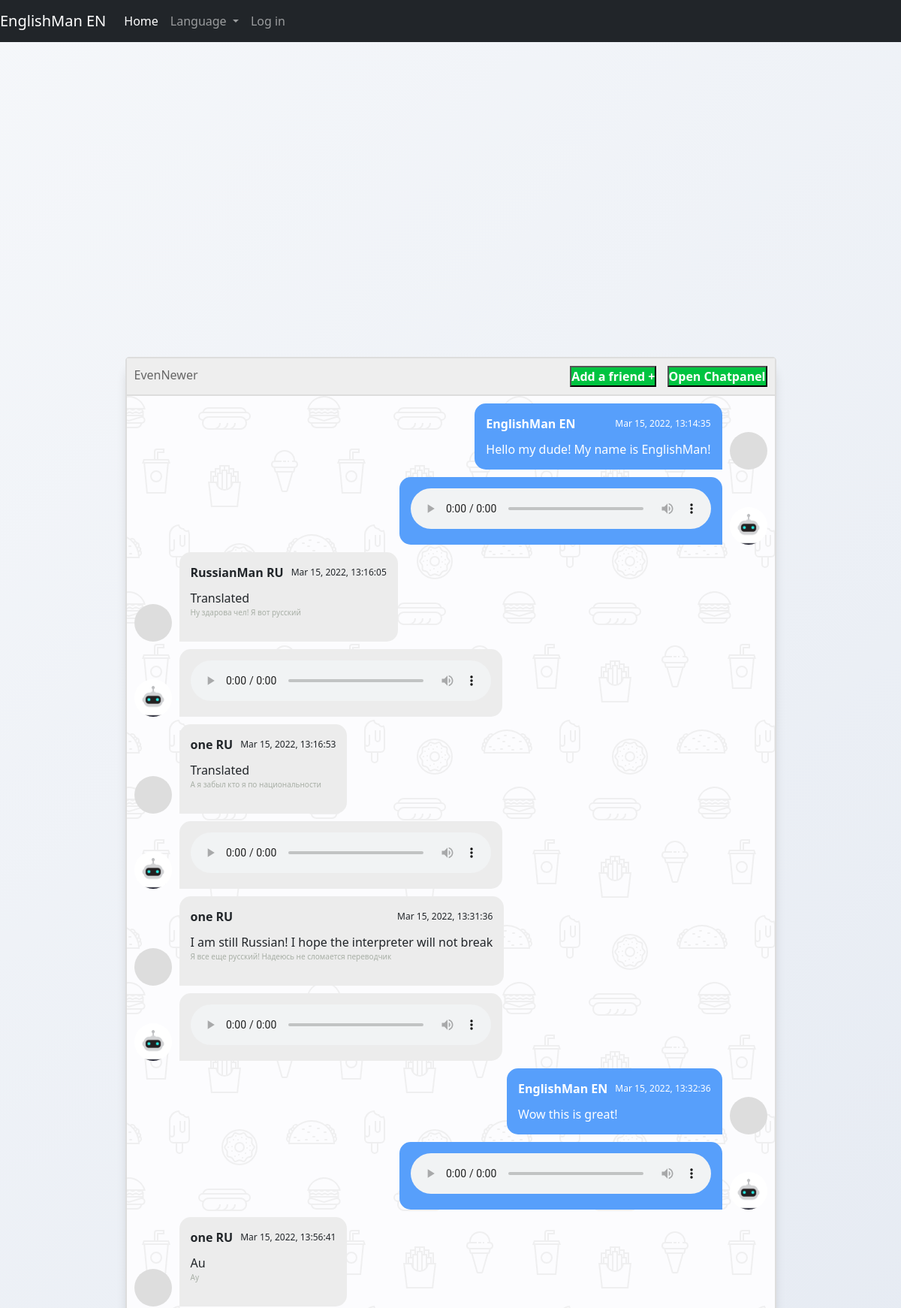
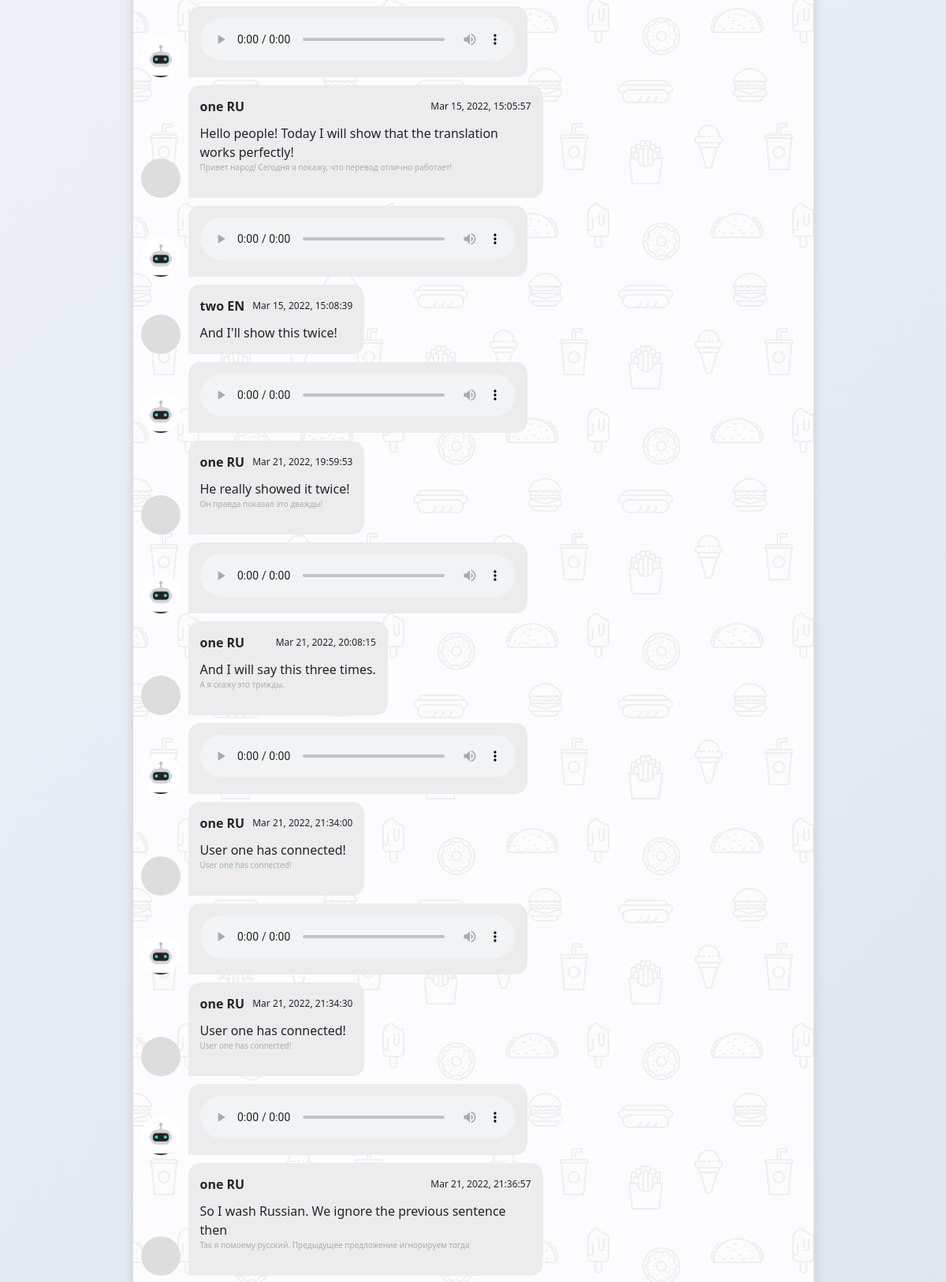
/chat/1 (signed in, upper part), run on the app's committed database (2 pictures, top to bottom).
### app.py (models this page shows, shortened)
class Chat(db.Model):
    __tablename__ = 'chat'
    id = db.Column(db.Integer, primary_key=True)
    chatname = db.Column(db.String(30), nullable=False)

class User(db.Model, UserMixin):
    __tablename__ = 'user'
    id = db.Column(db.Integer, primary_key=True)
    email = db.Column(db.String(30), nullable=False, unique=True)
    username = db.Column(db.String(30), nullable=False)
    password = db.Column(db.String(80), nullable=False)
    lang = db.Column(db.Integer, nullable=False)

class Messages(db.Model):
    id = db.Column(db.Integer, primary_key=True)
    id_sender = db.Column(db.Integer, ForeignKey('user.id'))
    id_chat = db.Column(db.Integer, ForeignKey('chat.id'))
    message_en = db.Column(db.Text, nullable=False)
    message_ru = db.Column(db.Text, nullable=False)
    date = db.Column(db.DateTime, default=datetime.utcnow())

### app.py (the view, shortened to what this page needs)
@login_required
@app.route('/chat/<id>', methods=['GET'])
def chat(id):
    print(id)
    if current_user.is_authenticated:
        if ChatToUser.query.filter_by(id_user=current_user.id, id_chat=int(id)).first():
            print('Ok')
        else:
            print('Denied')
            return redirect(url_for('index'))
        chatName = 'SimpleChat'
        chats = ChatToUser.query.filter_by(id_user=current_user.id).all()
        for i in range(len(chats)):
            chats[i] = Chat.query.filter_by(id=chats[i].id_chat).first()
            if (int(id) == int(chats[i].id)):
                chatName = chats[i].chatname
        msgs = Messages.query.filter_by(id_chat=int(id)).all()
        for i in range(len(msgs)):
            msgs[i] = [msgs[i].id_sender, User.query.filter_by(id=msgs[i].id_sender).first().username,
                       {'EN': msgs[i].message_en, 'RU': msgs[i].message_ru}, msgs[i].date.strftime("%b %d, %Y, %X"),
                       'RU' if User.query.filter_by(id=msgs[i].id_sender).first().lang == 1 else 'EN']
            if current_user.lang == 1:
                temp = msgs[i][2]['RU'].replace('?', '&quest')
                temp = temp.replace(' ', '%20')
                msgs[i].append(f'{path}synthesize/{temp}?src_lang=ru')
            else:
                temp = msgs[i][2]['EN'].replace('?', '&quest')
                temp = temp.replace(' ', '%20')
                msgs[i].append(f'{path}synthesize/{temp}?src_lang=en')
        return render_template("chatPage.html", name=current_user.username + ' ' + ('EN' if current_user.lang == 0 else 'RU'),
                               chats=chats, chatId=id, chatName = chatName,msgs=msgs, my_link="{path}dummy_audio")
    else:
        return redirect(url_for("index"))

### app.py (called while the page is built)
@login_manager.user_loader
def load_user(user_id):
    return User.query.get(int(user_id))

### templates/chatPage.html (shortened to what this page needs)
<!doctype html>
<html lang="ru">
<head>
  <link rel="stylesheet" href="{{ url_for('static', filename='css/friendlist.css') }}">
  <link rel="stylesheet" href="{{ url_for('static', filename='css/main.css') }}">
  <link rel="stylesheet" href="https://cdn.jsdelivr.net/npm/bootstrap@5.1.3/dist/css/bootstrap.min.css">
</head>
<body>
<nav class="navbar navbar-expand-lg navbar-dark fixed-top bg-dark">
    <a class="navbar-brand" id="name_of_person">{{ name }}</a>
    <div class="collapse navbar-collapse" id="navbarSupportedContent">
      <ul class="navbar-nav mr-auto">
        <li class="nav-item active">
          <a class="nav-link active" aria-current="page" href="/home">Home</a>
        </li>
        <li class="nav-item dropdown">
        <a class="nav-link dropdown-toggle" href="#" id="navbarDropdown" role="button" data-toggle="dropdown" aria-haspopup="true" aria-expanded="false">
          Language
        </a>
        </li>
        <li class="nav-item">
          <a class="nav-link" href="/login">Log in</a>
        </li>
      </ul>
    </div>
</nav>
<section class="msger">
  <header class="msger-header">
    <div class="msger-header-title">
       {{chatName}}
    </div>
    <div class="msger-header-options">
      <button type="submit" onclick="window.location='/addToChat/{{chatId}}'" class="msger-send-btn"
              style="font-size: min(2vw, 16px)">Add a friend
        +</button>
      <button type="submit" id="button1" onclick="openNav()" class="msger-send-btn"
              style="font-size: min(2vw, 16px)">Open Chatpanel</button>
    </div>
  </header>
  <main class="msger-chat">
    {% for ms in msgs %}
      {% if ms[0]==current_user.id%}
        <div class="msg right-msg">
          <div
           class="msg-img"
           style="background-image: url(https://cdn.pixabay.com/photo/2015/10/05/22/37/blank-profile-picture-973460_1280.png)"
          ></div>
          <div class="msg-bubble">
            <div class="msg-info">
              <div class="msg-info-name">{{ms[1] + " " + ms[4]}}</div>
              <div class="msg-info-time">{{ms[3]}}</div>
            </div>
            <div class="msg-text">
              {{ms[2][ms[4]]}}
            </div>
          </div>
        </div>
        <div class="msg right-msg">
          <div
           class="msg-img"
           style=""
          ></div>
          <div class="msg-bubble">
            <div class="msg-text">
              <audio src={{ms[5]}} controls style="width: min(60vw,400px);">Audio tag not supported</audio>
            </div>
          </div>
        </div>
      {% else %}
        <div class="msg left-msg">
          <div
           class="msg-img"
           style="background-image: url(https://cdn.pixabay.com/photo/2015/10/05/22/37/blank-profile-picture-973460_1280.png)"
          ></div>
          <div class="msg-bubble">
            <div class="msg-info">
              <div class="msg-info-name">{{ms[1] + " " + ms[4]}}</div>
              <div class="msg-info-time">{{ms[3]}}</div>
            </div>
            <div class="msg-text">
              {% if (ms[4]=='RU' and current_user.lang==1) or (ms[4]=='EN' and current_user.lang==0) %}
              {{ms[2][ms[4]]}}
              {% else %}
              {{ms[2]['RU' if current_user.lang==1 else 'EN']}}
<p  style="font-size: 10px;color: #A8AFA6">{{ms[2]['RU' if current_user.lang==0 else 'EN']}} </p>
              {% endif %}
            </div>
          </div>
        </div>
        <div class="msg left-msg">
          <div
           class="msg-img"
           style=""
          ></div>
          <div class="msg-bubble">
            <div class="msg-text">
              <audio src={{ms[5]}} controls style="width: min(60vw,400px);">Audio tag not supported</audio>
            </div>
          </div>
        </div>
      {% endif %}
    {% endfor %}
  </main>
</section>
</body>
</html>

### static/css/friendlist.css (style rules this page uses)
html, body { font-family: sans-serif; width: 100%; height: 100%; }

### static/css/main.css (style rules this page uses)
:root { --body-bg: linear-gradient(135deg, #f5f7fa 0%, #c3cfe2 100%); --msger-bg: #fff; --border: 2px solid #ddd; --left-msg-bg: #ececec; --right-msg-bg: #579ffb; }
*, *:before, *:after { margin: 0; padding: 0; box-sizing: inherit; }
body { display: flex; justify-content: center; align-items: center; height: 100vh; background-image: var(--body-bg); font-family: Helvetica, sans-serif; }
.msger { display: flex; flex-flow: column wrap; justify-content: space-between; width: 100%; max-width: 867px; margin: 25px 10px; height: calc(90% - 50px); border: var(--border); border-radius: 5px; background: var(--msger-bg); box-shadow: 0 15px 15px -5px rgba(0, 0, 0, 0.2); }
.msger-header { display: flex; justify-content: space-between; padding: 10px; border-bottom: var(--border); background: #eee; color: #666; }
.msger-chat { flex: 1; overflow-y: auto; padding: 10px; }
.msg { display: flex; align-items: flex-end; margin-bottom: 10px; }
.msg-img { width: 50px; height: 50px; margin-right: 10px; background: #ddd; background-repeat: no-repeat; background-position: center; background-size: cover; border-radius: 50%; }
.msg-bubble { max-width: min(70%,450px); padding: 15px; border-radius: 15px; background: var(--left-msg-bg); }
.msg-info { display: flex; justify-content: space-between; align-items: center; margin-bottom: 10px; }
.msg-info-name { margin-right: 10px; font-weight: bold; }
.msg-info-time { font-size: min(2vw, 12px); }
.left-msg .msg-bubble { border-bottom-left-radius: 0; }
.right-msg { flex-direction: row-reverse; }
.right-msg .msg-bubble { background: var(--right-msg-bg); color: #fff; border-bottom-right-radius: 0; }
.right-msg .msg-img { margin: 0 0 0 10px; }
.msger-send-btn { margin-left: 10px; background: rgb(0, 196, 65); color: #fff; font-weight: bold; cursor: pointer; transition: background 0.23s; }
.msger-chat { background-color: #fcfcfe; }

### data on the page
Chat: chatname "EvenNewer"
User: username "EnglishMan EN", ms "Mar 15, 2022, 13:14:35", message_en "Hello my dude! My name is EnglishMan!", ms "Mar 15, 2022, 13:32:36", message_en "Wow this is great!"
User: username "RussianMan RU", ms "Mar 15, 2022, 13:16:05", message_en "Translated", message_ru "Ну здарова чел! Я вот русский"
User: username "one RU", ms "Mar 15, 2022, 13:16:53", message_en "Translated", message_ru "А я забыл кто я по национальности", ms "Mar 15, 2022, 13:31:36", message_en "I am still Russian! I hope the interpreter will not break", message_ru "Я все еще русский! Надеюсь не сломается переводчик", ms "Mar 15, 2022, 13:56:41", message_en "Au", message_ru "Ау", ms "Mar 15, 2022, 15:05:57", message_en "Hello people! Today I will show that the translation works perfectly!", message_ru "Привет народ! Сегодня я покажу, что перевод отлично работает!", ms "Mar 21, 2022, 19:59:53", message_en "He really showed it twice!", message_ru "Он правда показал это дважды!", ms "Mar 21, 2022, 20:08:15", message_en "And I will say this three times.", message_ru "А я скажу это трижды.", ms "Mar 21, 2022, 21:34:00", message_en "User one has connected!", message_ru "User one has connected!", ms "Mar 21, 2022, 21:34:30", ms "Mar 21, 2022, 21:36:57", message_en "So I wash Russian. We ignore the previous sentence then", message_ru "Так я помоему русский. Предыдущее предложение игнорируем тогда"
User: username "two EN", ms "Mar 15, 2022, 15:08:39", message_en "And I'll show this twice!"

### other printed values
{{ name }} "EnglishMan EN"
